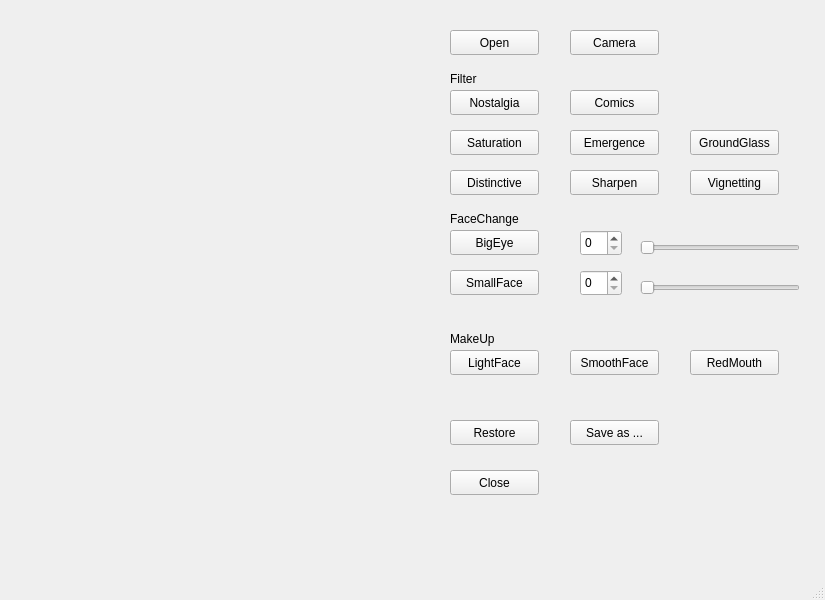
<?xml version="1.0" encoding="UTF-8"?>
<ui version="4.0">
 <class>MainWindow</class>
 <widget class="QMainWindow" name="MainWindow">
  <property name="geometry">
   <rect>
    <x>0</x>
    <y>0</y>
    <width>825</width>
    <height>600</height>
   </rect>
  </property>
  <property name="windowTitle">
   <string>MainWindow</string>
  </property>
  <widget class="QWidget" name="centralwidget">
   <widget class="QLabel" name="LabelImage">
    <property name="geometry">
     <rect>
      <x>40</x>
      <y>70</y>
      <width>381</width>
      <height>381</height>
     </rect>
    </property>
    <property name="text">
     <string/>
    </property>
   </widget>
   <widget class="QPushButton" name="ButtonOpen">
    <property name="geometry">
     <rect>
      <x>450</x>
      <y>30</y>
      <width>89</width>
      <height>25</height>
     </rect>
    </property>
    <property name="text">
     <string>Open</string>
    </property>
   </widget>
   <widget class="QPushButton" name="ButtonClose">
    <property name="geometry">
     <rect>
      <x>450</x>
      <y>470</y>
      <width>89</width>
      <height>25</height>
     </rect>
    </property>
    <property name="text">
     <string>Close</string>
    </property>
   </widget>
   <widget class="QPushButton" name="ButtonSaveAs">
    <property name="geometry">
     <rect>
      <x>570</x>
      <y>420</y>
      <width>89</width>
      <height>25</height>
     </rect>
    </property>
    <property name="text">
     <string>Save as ...</string>
    </property>
   </widget>
   <widget class="QLabel" name="labelFilter">
    <property name="geometry">
     <rect>
      <x>450</x>
      <y>70</y>
      <width>67</width>
      <height>17</height>
     </rect>
    </property>
    <property name="text">
     <string>Filter</string>
    </property>
   </widget>
   <widget class="QPushButton" name="ButtonFilterN">
    <property name="geometry">
     <rect>
      <x>450</x>
      <y>90</y>
      <width>89</width>
      <height>25</height>
     </rect>
    </property>
    <property name="text">
     <string>Nostalgia</string>
    </property>
   </widget>
   <widget class="QPushButton" name="ButtonFilterC">
    <property name="geometry">
     <rect>
      <x>570</x>
      <y>90</y>
      <width>89</width>
      <height>25</height>
     </rect>
    </property>
    <property name="text">
     <string>Comics</string>
    </property>
   </widget>
   <widget class="QPushButton" name="ButtonFilterSa">
    <property name="geometry">
     <rect>
      <x>450</x>
      <y>130</y>
      <width>89</width>
      <height>25</height>
     </rect>
    </property>
    <property name="text">
     <string>Saturation</string>
    </property>
   </widget>
   <widget class="QPushButton" name="ButtonFilterE">
    <property name="geometry">
     <rect>
      <x>570</x>
      <y>130</y>
      <width>89</width>
      <height>25</height>
     </rect>
    </property>
    <property name="text">
     <string>Emergence</string>
    </property>
   </widget>
   <widget class="QPushButton" name="ButtonFilterG">
    <property name="geometry">
     <rect>
      <x>690</x>
      <y>130</y>
      <width>89</width>
      <height>25</height>
     </rect>
    </property>
    <property name="text">
     <string>GroundGlass</string>
    </property>
   </widget>
   <widget class="QPushButton" name="ButtonFilterD">
    <property name="geometry">
     <rect>
      <x>450</x>
      <y>170</y>
      <width>89</width>
      <height>25</height>
     </rect>
    </property>
    <property name="text">
     <string>Distinctive</string>
    </property>
   </widget>
   <widget class="QPushButton" name="ButtonFilterSh">
    <property name="geometry">
     <rect>
      <x>570</x>
      <y>170</y>
      <width>89</width>
      <height>25</height>
     </rect>
    </property>
    <property name="text">
     <string>Sharpen</string>
    </property>
   </widget>
   <widget class="QPushButton" name="ButtonFilterV">
    <property name="geometry">
     <rect>
      <x>690</x>
      <y>170</y>
      <width>89</width>
      <height>25</height>
     </rect>
    </property>
    <property name="text">
     <string>Vignetting</string>
    </property>
   </widget>
   <widget class="QLabel" name="labelFaceChange">
    <property name="geometry">
     <rect>
      <x>450</x>
      <y>210</y>
      <width>101</width>
      <height>17</height>
     </rect>
    </property>
    <property name="text">
     <string>FaceChange</string>
    </property>
   </widget>
   <widget class="QPushButton" name="ButtonSmooth">
    <property name="geometry">
     <rect>
      <x>570</x>
      <y>350</y>
      <width>89</width>
      <height>25</height>
     </rect>
    </property>
    <property name="text">
     <string>SmoothFace</string>
    </property>
   </widget>
   <widget class="QPushButton" name="ButtonSmall">
    <property name="geometry">
     <rect>
      <x>450</x>
      <y>270</y>
      <width>89</width>
      <height>25</height>
     </rect>
    </property>
    <property name="text">
     <string>SmallFace</string>
    </property>
   </widget>
   <widget class="QPushButton" name="ButtonBig">
    <property name="geometry">
     <rect>
      <x>450</x>
      <y>230</y>
      <width>89</width>
      <height>25</height>
     </rect>
    </property>
    <property name="text">
     <string>BigEye</string>
    </property>
   </widget>
   <widget class="QPushButton" name="ButtonLight">
    <property name="geometry">
     <rect>
      <x>450</x>
      <y>350</y>
      <width>89</width>
      <height>25</height>
     </rect>
    </property>
    <property name="text">
     <string>LightFace</string>
    </property>
   </widget>
   <widget class="QPushButton" name="ButtonRed">
    <property name="geometry">
     <rect>
      <x>690</x>
      <y>350</y>
      <width>89</width>
      <height>25</height>
     </rect>
    </property>
    <property name="text">
     <string>RedMouth</string>
    </property>
   </widget>
   <widget class="QSpinBox" name="spinBoxBig">
    <property name="geometry">
     <rect>
      <x>580</x>
      <y>230</y>
      <width>42</width>
      <height>26</height>
     </rect>
    </property>
   </widget>
   <widget class="QSpinBox" name="spinBoxSmall">
    <property name="geometry">
     <rect>
      <x>580</x>
      <y>270</y>
      <width>42</width>
      <height>26</height>
     </rect>
    </property>
   </widget>
   <widget class="QSlider" name="horizontalSliderBig">
    <property name="geometry">
     <rect>
      <x>640</x>
      <y>240</y>
      <width>160</width>
      <height>16</height>
     </rect>
    </property>
    <property name="orientation">
     <enum>Qt::Horizontal</enum>
    </property>
   </widget>
   <widget class="QSlider" name="horizontalSliderSmall">
    <property name="geometry">
     <rect>
      <x>640</x>
      <y>280</y>
      <width>160</width>
      <height>16</height>
     </rect>
    </property>
    <property name="orientation">
     <enum>Qt::Horizontal</enum>
    </property>
   </widget>
   <widget class="QLabel" name="labelMakeUp">
    <property name="geometry">
     <rect>
      <x>450</x>
      <y>330</y>
      <width>67</width>
      <height>17</height>
     </rect>
    </property>
    <property name="text">
     <string>MakeUp</string>
    </property>
   </widget>
   <widget class="QPushButton" name="ButtonRestore">
    <property name="geometry">
     <rect>
      <x>450</x>
      <y>420</y>
      <width>89</width>
      <height>25</height>
     </rect>
    </property>
    <property name="text">
     <string>Restore</string>
    </property>
   </widget>
   <widget class="QPushButton" name="pushButton">
    <property name="geometry">
     <rect>
      <x>570</x>
      <y>30</y>
      <width>89</width>
      <height>25</height>
     </rect>
    </property>
    <property name="text">
     <string>Camera</string>
    </property>
   </widget>
  </widget>
  <widget class="QMenuBar" name="menubar">
   <property name="geometry">
    <rect>
     <x>0</x>
     <y>0</y>
     <width>825</width>
     <height>22</height>
    </rect>
   </property>
  </widget>
  <widget class="QStatusBar" name="statusbar"/>
 </widget>
 <resources/>
 <connections>
  <connection>
   <sender>ButtonOpen</sender>
   <signal>clicked()</signal>
   <receiver>MainWindow</receiver>
   <slot>on_pushButton_Open_clicked()</slot>
   <hints>
    <hint type="sourcelabel">
     <x>466</x>
     <y>76</y>
    </hint>
    <hint type="destinationlabel">
     <x>302</x>
     <y>50</y>
    </hint>
   </hints>
  </connection>
  <connection>
   <sender>ButtonClose</sender>
   <signal>clicked()</signal>
   <receiver>MainWindow</receiver>
   <slot>on_pushButton_Close_clicked()</slot>
   <hints>
    <hint type="sourcelabel">
     <x>476</x>
     <y>516</y>
    </hint>
    <hint type="destinationlabel">
     <x>439</x>
     <y>25</y>
    </hint>
   </hints>
  </connection>
  <connection>
   <sender>ButtonSaveAs</sender>
   <signal>clicked()</signal>
   <receiver>MainWindow</receiver>
   <slot>on_pushButton_Save_As_clicked()</slot>
   <hints>
    <hint type="sourcelabel">
     <x>604</x>
     <y>466</y>
    </hint>
    <hint type="destinationlabel">
     <x>609</x>
     <y>27</y>
    </hint>
   </hints>
  </connection>
  <connection>
   <sender>ButtonFilterN</sender>
   <signal>clicked()</signal>
   <receiver>MainWindow</receiver>
   <slot>on_pushButton_FilterN_clicked()</slot>
   <hints>
    <hint type="sourcelabel">
     <x>467</x>
     <y>136</y>
    </hint>
    <hint type="destinationlabel">
     <x>373</x>
     <y>76</y>
    </hint>
   </hints>
  </connection>
  <connection>
   <sender>ButtonFilterC</sender>
   <signal>clicked()</signal>
   <receiver>MainWindow</receiver>
   <slot>on_pushButton_FilterC_clicked()</slot>
   <hints>
    <hint type="sourcelabel">
     <x>596</x>
     <y>136</y>
    </hint>
    <hint type="destinationlabel">
     <x>483</x>
     <y>84</y>
    </hint>
   </hints>
  </connection>
  <connection>
   <sender>ButtonFilterG</sender>
   <signal>clicked()</signal>
   <receiver>MainWindow</receiver>
   <slot>on_pushButton_FilterG_clicked()</slot>
   <hints>
    <hint type="sourcelabel">
     <x>722</x>
     <y>176</y>
    </hint>
    <hint type="destinationlabel">
     <x>618</x>
     <y>119</y>
    </hint>
   </hints>
  </connection>
  <connection>
   <sender>ButtonFilterE</sender>
   <signal>clicked()</signal>
   <receiver>MainWindow</receiver>
   <slot>on_pushButton_FilterE_clicked()</slot>
   <hints>
    <hint type="sourcelabel">
     <x>624</x>
     <y>176</y>
    </hint>
    <hint type="destinationlabel">
     <x>491</x>
     <y>133</y>
    </hint>
   </hints>
  </connection>
  <connection>
   <sender>ButtonFilterSa</sender>
   <signal>clicked()</signal>
   <receiver>MainWindow</receiver>
   <slot>on_pushButton_FilterSa_clicked()</slot>
   <hints>
    <hint type="sourcelabel">
     <x>461</x>
     <y>176</y>
    </hint>
    <hint type="destinationlabel">
     <x>365</x>
     <y>148</y>
    </hint>
   </hints>
  </connection>
  <connection>
   <sender>ButtonFilterD</sender>
   <signal>clicked()</signal>
   <receiver>MainWindow</receiver>
   <slot>on_pushButton_FilterD_clicked()</slot>
   <hints>
    <hint type="sourcelabel">
     <x>459</x>
     <y>216</y>
    </hint>
    <hint type="destinationlabel">
     <x>365</x>
     <y>185</y>
    </hint>
   </hints>
  </connection>
  <connection>
   <sender>ButtonFilterSh</sender>
   <signal>clicked()</signal>
   <receiver>MainWindow</receiver>
   <slot>on_pushButton_FilterSh_clicked()</slot>
   <hints>
    <hint type="sourcelabel">
     <x>591</x>
     <y>216</y>
    </hint>
    <hint type="destinationlabel">
     <x>486</x>
     <y>183</y>
    </hint>
   </hints>
  </connection>
  <connection>
   <sender>ButtonFilterV</sender>
   <signal>clicked()</signal>
   <receiver>MainWindow</receiver>
   <slot>on_pushButton_FilterV_clicked()</slot>
   <hints>
    <hint type="sourcelabel">
     <x>695</x>
     <y>216</y>
    </hint>
    <hint type="destinationlabel">
     <x>605</x>
     <y>184</y>
    </hint>
   </hints>
  </connection>
  <connection>
   <sender>ButtonSmall</sender>
   <signal>clicked()</signal>
   <receiver>MainWindow</receiver>
   <slot>on_pushButton_FaceSmall_clicked()</slot>
   <hints>
    <hint type="sourcelabel">
     <x>459</x>
     <y>301</y>
    </hint>
    <hint type="destinationlabel">
     <x>435</x>
     <y>303</y>
    </hint>
   </hints>
  </connection>
  <connection>
   <sender>ButtonBig</sender>
   <signal>clicked()</signal>
   <receiver>MainWindow</receiver>
   <slot>on_pushButton_FaceBig_clicked()</slot>
   <hints>
    <hint type="sourcelabel">
     <x>467</x>
     <y>276</y>
    </hint>
    <hint type="destinationlabel">
     <x>435</x>
     <y>351</y>
    </hint>
   </hints>
  </connection>
  <connection>
   <sender>pushButton</sender>
   <signal>clicked()</signal>
   <receiver>MainWindow</receiver>
   <slot>on_pushButton_OpenCamera_clicked()</slot>
   <hints>
    <hint type="sourcelabel">
     <x>584</x>
     <y>70</y>
    </hint>
    <hint type="destinationlabel">
     <x>559</x>
     <y>48</y>
    </hint>
   </hints>
  </connection>
  <connection>
   <sender>ButtonLight</sender>
   <signal>clicked()</signal>
   <receiver>MainWindow</receiver>
   <slot>on_pushButton_MakeUpLight_clicked()</slot>
   <hints>
    <hint type="sourcelabel">
     <x>524</x>
     <y>381</y>
    </hint>
    <hint type="destinationlabel">
     <x>517</x>
     <y>332</y>
    </hint>
   </hints>
  </connection>
  <connection>
   <sender>ButtonSmooth</sender>
   <signal>clicked()</signal>
   <receiver>MainWindow</receiver>
   <slot>on_pushButton_MakeUpSmooth_clicked()</slot>
   <hints>
    <hint type="sourcelabel">
     <x>591</x>
     <y>378</y>
    </hint>
    <hint type="destinationlabel">
     <x>569</x>
     <y>338</y>
    </hint>
   </hints>
  </connection>
  <connection>
   <sender>ButtonRed</sender>
   <signal>clicked()</signal>
   <receiver>MainWindow</receiver>
   <slot>on_pushButton_MakeUpRed_clicked()</slot>
   <hints>
    <hint type="sourcelabel">
     <x>711</x>
     <y>378</y>
    </hint>
    <hint type="destinationlabel">
     <x>673</x>
     <y>336</y>
    </hint>
   </hints>
  </connection>
  <connection>
   <sender>ButtonRestore</sender>
   <signal>clicked()</signal>
   <receiver>MainWindow</receiver>
   <slot>on_pushButton_Restore_clicked()</slot>
   <hints>
    <hint type="sourcelabel">
     <x>459</x>
     <y>448</y>
    </hint>
    <hint type="destinationlabel">
     <x>449</x>
     <y>416</y>
    </hint>
   </hints>
  </connection>
 </connections>
 <slots>
  <slot>on_pushButton_Open_clicked()</slot>
  <slot>on_pushButton_Close_clicked()</slot>
  <slot>on_pushButton_Save_As_clicked()</slot>
  <slot>on_pushButton_FilterC_clicked()</slot>
  <slot>on_pushButton_FilterSa_clicked()</slot>
  <slot>on_pushButton_FilterG_clicked()</slot>
  <slot>on_pushButton_FilterE_clicked()</slot>
  <slot>on_pushButton_FilterD_clicked()</slot>
  <slot>on_pushButton_FilterSh_clicked()</slot>
  <slot>on_pushButton_FilterV_clicked()</slot>
  <slot>on_pushButton_FilterN_clicked()</slot>
  <slot>on_pushButton_FaceSmall_clicked()</slot>
  <slot>on_pushButton_FaceBig_clicked()</slot>
  <slot>on_pushButton_OpenCamera_clicked()</slot>
  <slot>on_pushButton_MakeUpLight_clicked()</slot>
  <slot>on_pushButton_MakeUpRed_clicked()</slot>
  <slot>on_pushButton_MakeUpSmooth_clicked()</slot>
  <slot>on_pushButton_Restore_clicked()</slot>
 </slots>
</ui>
